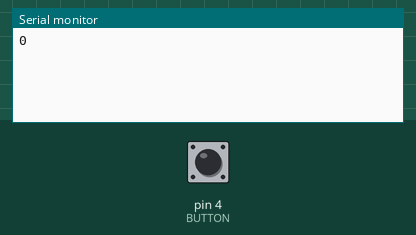
The sketch below on a simulated Arduino Uno, built with avr-gcc and run on an emulated ATmega328P. On the bench: the last lines printed to the serial monitor. The inputs (shaded band) are chosen by the test bench; at power-on: pin 4 (BUTTON) LOW.

Above: at 1.8 s.
1.9 s: pin 4 (BUTTON) pulled HIGH for 0.6 s
At 3.4 s:
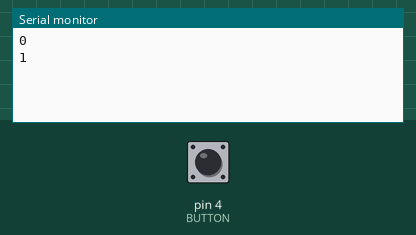
4.0 s: pin 4 (BUTTON) pulled HIGH for 1 s
At 4.9 s:
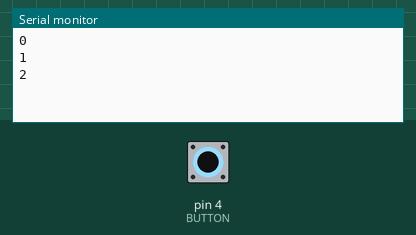
6.5 s: pin 4 (BUTTON) pulled HIGH for 0.6 s
At 6.8 s:
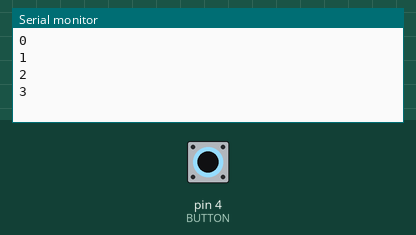
Timing chart, 0 to 9.5 s (numbered marks = the images above; inputs shaded):
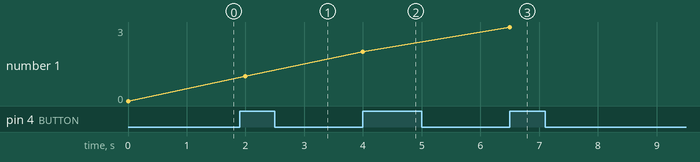

The sketch:

Button_counter.ino
```cpp
#define BUTTON 4

int buttonState=0;
int activated=0;
int count=0;

void setup() {
  // put your setup code here, to run once:
  pinMode(BUTTON,INPUT);
  Serial.begin(9600);
  Serial.println("0");
}

void loop() {
  // put your main code here, to run repeatedly:
  buttonState=digitalRead(BUTTON);
  if (buttonState==HIGH && activated==0){
    count++;
    Serial.println(count);
    activated=1;
  }
  if (buttonState==LOW){
    activated=0;
  }
  delay(500);
}
```

Measured:
- after the input at 1.9 s, the serial monitor: prints a new line after 0.10 s (image 1)
- after the input at 4.0 s, the serial monitor: prints a new line at once (image 2)
- after the input at 6.5 s, the serial monitor: prints a new line at once (image 3)
- plotted number 1: 0 → 1 after the input at 1.9 s, 1 → 2 after the input at 4.0 s, 2 → 3 after the input at 6.5 s
